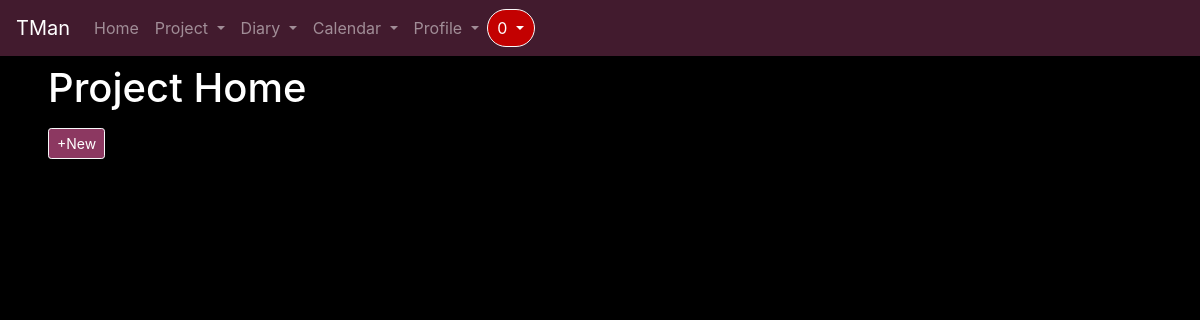
/projects/home/ (signed in), run on an earlier commit of the app's database.
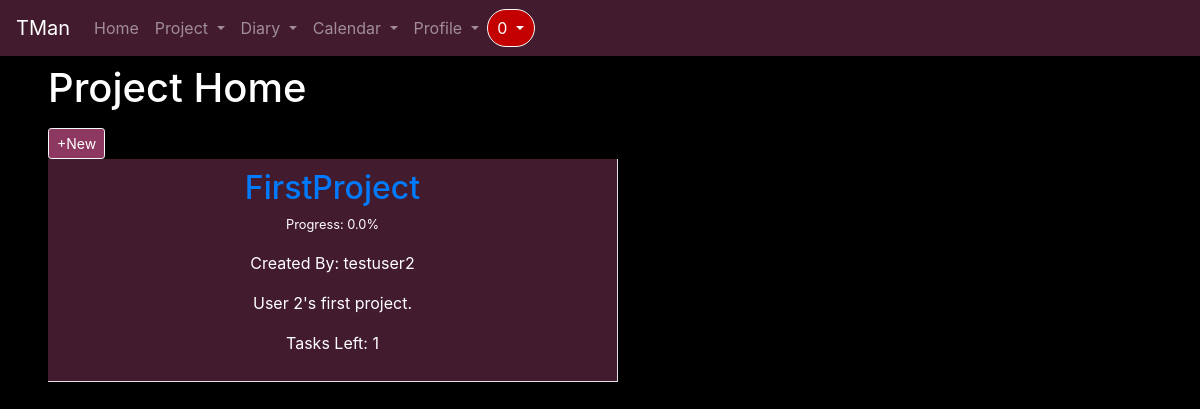
And on a later commit of the database.
### projects/models.py (models this page shows, shortened)
class Projects(models.Model):
    title = models.CharField(max_length=100)
    about = models.TextField()
    date_posted = models.DateTimeField(default=timezone.now)
    author = models.ForeignKey(User, on_delete=models.CASCADE)
    progress = models.DecimalField(max_digits=4, decimal_places=1, default=0.0)

### projects/views.py (the view, shortened to what this page needs)
# urls.py: path('home/', ProjectsListView.as_view(), name='projects-home'),
class ProjectsListView(LoginRequiredMixin, ListView):
    model = Projects
    template_name = 'projects/home.html'
    context_object_name = 'projects'
    ordering = ['progress']
    def get_context_data(self, **kwargs):
        context = super().get_context_data(**kwargs)
        projects = Projects.objects.filter(author=self.request.user)
        context['projects'] = projects
        inc_tasks = []
        progress = []
        for project in projects:
            inc_tasks.append(Tasks.objects.filter(user=self.request.user, status='Incomplete', projects_id=project).count())
            progress.append(get_progress(project.pk))
        data = zip(inc_tasks, progress, projects)
        context['data'] = data
        now = datetime.now()
        tasks = Tasks.objects.filter(user=self.request.user, status='Incomplete', deadline=date.today())
        events = Event.objects.filter(e_user=self.request.user, date=date.today())
        comments = Comment.objects.filter(user_to=self.request.user)
        for comment in comments:
            existing_notif = Notification.objects.filter(notif_type=3, to_user=self.request.user,
                                                         from_user=comment.user_from, projects=comment.projects)
            if len(existing_notif) == 0:
                notif = Notification.objects.create(notif_type=3, to_user=self.request.user,
                                                    from_user=comment.user_from, projects=comment.projects)
        return context

### projects/templatetags/custom_tags.py (called while the page is built)
@register.inclusion_tag('users/show_notifs.html', takes_context=True)
def show_notifs(context):
    request_user = context['request'].user
    notifs = Notification.objects.filter(to_user=request_user).exclude(notif_seen=True).order_by('-date')
    return {'notifs':notifs}

### projects/views.py (called while the page is built)
def get_progress(project_pk):
    tasks = Tasks.objects.filter(projects=project_pk).count()
    if tasks == 0:
        return 0.0
    progress = (Tasks.objects.filter(projects=project_pk, status="Complete").count() / tasks) * 100
    project = Projects.objects.get(pk=project_pk)
    project.progress = progress
    project.save()
    return round(progress, 1)

### projects/templates/projects/home.html (shortened to what this page needs)
{% extends "projects/base.html" %}
{% load static %}
    {% block head %}
        <link rel="stylesheet" type="text/css" href="{% static 'projects/css/style.css' %}">
    {% endblock head %}
    {% block content %}
    <h1 class="ml-5 mb-3 mt-2" style="color:white;">Project Home</h1>
    {% if user.is_authenticated %}
        <a class="btn btn-light btn-sm ml-5" href="{% url 'projects-create' %}" id="new_proj_button">+New</a>
    {% endif %}
    <div class="container-fluid ml-5" style="width: 95%;">
    <div class="row row-cols-2">
    {% for task_n, progress, project in data %}
        <div class="col-6 border-bottom border-right" style="background-color: #421b2e;" id="content">
            <h2 id="title"><a href="{% url 'projects-detail' project.id %}">{{ project.title }}</a></h2>
            <p class="small muted" id="progress">Progress: {{ progress }}%</p>
            <p>Created By: {{ project.author }}</p>
            <p id="about">{{ project.about }}</p>
            <p id="task_num">Tasks Left: {{ task_n }}</p>
        </div>
    {% endfor %}
    </div>
</div>
    {% endblock content %}

What changed in the data, as far as the page shows it:
added Projects: title "FirstProject", progress "0.0", author "testuser2", about "User 2's first project.", task_n "1"
